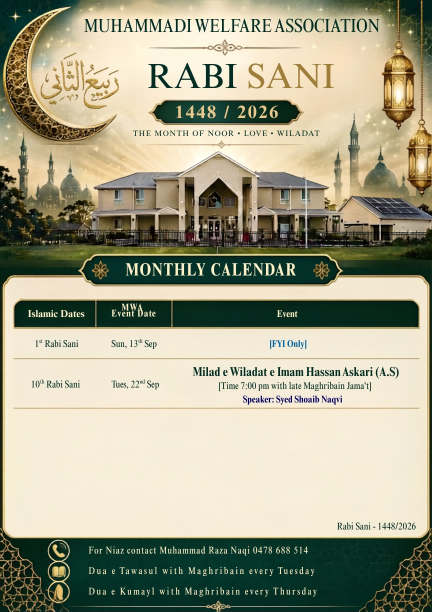
#> input picture scripts/pdf-template-source.jpg, 864 x 1223 px (shown at 1/2 size)
$ python build-pdf-template.py
#> lines starting #> are read from the running program, lines starting #| are printed output that depends on the picture; after the words box and inside, x2 and y2 are one past the last pixel; in counts of white or black regions, pixels touching at a corner belong together
"""Builds src/assets/pdf-template-bg.jpg from the supplied MWA monthly-calendar
artwork by erasing the month-specific text (Arabic month, month title, year pill,
tagline, table header labels, table rows, page label). The PDF exporter
(src/services/pdfCalendar.js) draws the real text on top of this background.

Usage: python scripts/build-pdf-template.py
Requires: Pillow
"""
from PIL import Image, ImageFilter
import os

HERE = os.path.dirname(os.path.abspath(__file__))
SRC = os.path.join(HERE, 'pdf-template-source.jpg')
OUT = os.path.join(HERE, '..', 'src', 'assets', 'pdf-template-bg.jpg')

im = Image.open(SRC).convert('RGB')
#> im is the input picture: PIL image 864x1223 RGB; mean R, G, B 164.2, 162.9, 138.7
px = im.load()


def avg(points):
    n = len(points)
    return tuple(sum(p[i] for p in points) / n for i in range(3))


def inpaint(x0, y0, x1, y1):
    """Fill [x0,x1)x[y0,y1) by blending horizontal and vertical interpolation of the border colours."""
    out = {}
    for y in range(y0, y1):
        left = avg([px[x, y] for x in range(x0 - 3, x0)])
        right = avg([px[x, y] for x in range(x1, x1 + 3)])
        for x in range(x0, x1):
            tx = (x - x0 + 0.5) / (x1 - x0)
            h = tuple(left[i] * (1 - tx) + right[i] * tx for i in range(3))
            top = avg([px[x, yy] for yy in range(y0 - 3, y0)])
            bot = avg([px[x, yy] for yy in range(y1, y1 + 3)])
            ty = (y - y0 + 0.5) / (y1 - y0)
            v = tuple(top[i] * (1 - ty) + bot[i] * ty for i in range(3))
            out[(x, y)] = tuple(int(round((h[i] + v[i]) / 2)) for i in range(3))
    for k, c in out.items():
        px[k] = c


def hfill(x0, y0, x1, y1):
    """Horizontal-only interpolation (for flat dark-green table header bars)."""
    for y in range(y0, y1):
        left = avg([px[x, y] for x in range(x0 - 3, x0)])
        right = avg([px[x, y] for x in range(x1, x1 + 3)])
        for x in range(x0, x1):
            tx = (x - x0 + 0.5) / (x1 - x0)
            px[x, y] = tuple(int(round(left[i] * (1 - tx) + right[i] * tx)) for i in range(3))


def wipe_glyphs(x0, y0, x1, y1, margin=10, grow=13, blur=5, feather=6):
    """Remove dark/gold strokes by max-filtering (keeps the bright glow), then feather-blend back."""
    global px
    box = (x0 - margin, y0 - margin, x1 + margin, y1 + margin)
    crop = im.crop(box)
    cleaned = crop.filter(ImageFilter.MaxFilter(grow)).filter(ImageFilter.GaussianBlur(blur))
    mask = Image.new('L', crop.size, 0)
    mask.paste(255, (margin, margin, crop.size[0] - margin, crop.size[1] - margin))
    mask = mask.filter(ImageFilter.GaussianBlur(feather))
    im.paste(cleaned, box[:2], mask)
    px = im.load()


def flat(x0, y0, x1, y1, color):
    for y in range(y0, y1):
        for x in range(x0, x1):
            px[x, y] = color


wipe_glyphs(160, 30, 766, 72, margin=8, grow=9, blur=3, feather=4)  # association name (redrawn lower so the logo can sit above)
#> in wipe_glyphs, `cleaned = crop.filter(ImageFilter.MaxFilter(grow)).filter(ImageFilter...`:
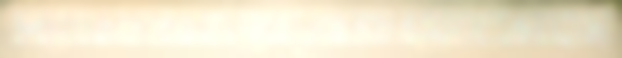
#> cleaned: PIL image 622x58 RGB; mean R, G, B 241.6, 232.3, 206.9
#> in wipe_glyphs, `mask = Image.new('L', crop.size, 0)`: mask: PIL image 622x58 L; every value is 0
#> in wipe_glyphs, `mask.paste(255, (margin, margin, crop.size[0] - margin, crop.size[1] -..`:
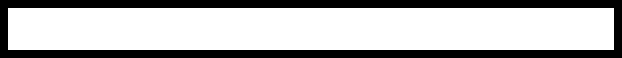
#> mask: PIL image 622x58 L; 70.6% white; 1 black region, box (x1, y1, x2, y2) and area: (0, 0, 622, 58) 10624
wipe_glyphs(80, 104, 242, 220)  # Arabic month name inside the crescent
#> call 2 of wipe_glyphs, with x0 = 80, y0 = 104, x1 = 242, y1 = 220, margin = 10, grow = 13, blur = 5, feather = 6
#> in wipe_glyphs (call 2), `crop = im.crop(box)`:
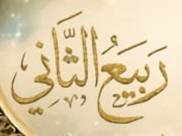
#> crop: PIL image 182x136 RGB; mean R, G, B 224.9, 206.9, 171
#> in wipe_glyphs (call 2), `cleaned = crop.filter(ImageFilter.MaxFilter(grow)).filter(ImageFilter...`:
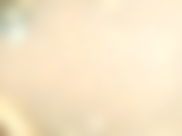
#> cleaned: PIL image 182x136 RGB; mean R, G, B 246.4, 229.8, 199.8
#> in wipe_glyphs (call 2), `mask = Image.new('L', crop.size, 0)`: mask: PIL image 182x136 L; every value is 0
#> in wipe_glyphs (call 2), `mask.paste(255, (margin, margin, crop.size[0] - margin, crop.size[1] -..`:
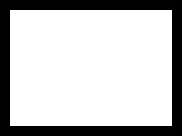
#> mask: PIL image 182x136 L; 75.9% white; 1 black region, box (x1, y1, x2, y2) and area: (0, 0, 182, 136) 5960
#> in wipe_glyphs (call 2), `mask = mask.filter(ImageFilter.GaussianBlur(feather))`:
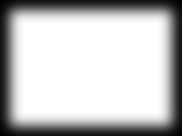
#> mask: PIL image 182x136 L; min 1, max 255, mean 193.2
inpaint(278, 118, 692, 190)   # month title
#> the loop in inpaint, `for y in range(y0, y1):` made 72 passes
#> (left, right) on passes 1 to 12: ((254, 247, 221), (247, 224, 192)), ((254, 247, 221), (247, 224, 192)), ((253, 246, 220), (247, 224, 192)), ((253, 246, 220), (247, 224, 192)), ((253, 246, 220), (247, 224, 192)), ((253, 246, 220), (247, 224, 192)), ((253, 246, 220), (248, 225, 193)), ((253, 246, 220), (248, 225, 193)), ((253, 246, 220), (248, 225, 193)), ((253, 246, 220), (248, 225, 193)), ((254, 244, 219), (248, 225, 193)), ((254, 244, 219), (248, 225, 193))
#> after the loop in inpaint, `for y in range(y0, y1):`: out = 29808 items
#> the loop in inpaint, `for k, c in out.items():` made 29808 passes
#> (k, c) on passes 1 to 3: ((278, 118), (254, 247, 221)), ((279, 118), (254, 247, 221)), ((280, 118), (254, 247, 221))
inpaint(338, 205, 572, 242)   # year pill text
#> the loop in inpaint (call 2), `for y in range(y0, y1):` made 37 passes
#> (left, right) on passes 1 to 12: ((12.33, 45.67, 28.67), (4.33, 30.33, 19.33)), ((13.33, 50.67, 31.33), (8.67, 32.67, 19.67)), ((12.67, 52, 31.67), (7.67, 34, 20.33)), ((14.67, 53, 35), (5.67, 33.67, 19.67)), ((14.67, 52.67, 35.67), (4, 35, 20)), ((15.33, 53.67, 37.67), (4, 35, 20)), ((15.33, 53.33, 38.33), (4.33, 35.33, 20.33)), ((15.67, 54.67, 39.33), (4.67, 35.67, 20.67)), ((16.33, 55.67, 41), (5, 36, 21)), ((16.33, 55.67, 41), (5.33, 36.33, 21.33)), ((16.67, 55.67, 41), (5.33, 36.33, 21.33)), ((17.67, 55.67, 41.33), (5, 37, 22))
#> the loop in inpaint (call 2), `for k, c in out.items():` made 8658 passes
#> (k, c) on passes 1 to 3: ((338, 205), (14, 44, 28)), ((339, 205), (14, 45, 28)), ((340, 205), (15, 45, 29))
inpaint(262, 254, 648, 281)   # tagline
hfill(46, 612, 182, 646)      # table header: Islamic Dates
#> the loop in hfill, `for y in range(y0, y1):` made 34 passes
#> (left, right) on passes 1 to 12: ((3, 35, 22), (5.67, 36.33, 24)), ((3, 35, 22), (5.33, 36.67, 24)), ((3, 35, 22), (5, 37, 24)), ((3, 35, 22), (5, 37, 24)), ((3, 37, 23), (6, 38, 25)), ((3, 37, 23), (6, 38, 25)), ((3, 37, 23), (5.67, 38.33, 25)), ((3, 37, 23), (5.67, 38.33, 25)), ((2.67, 38, 24), (5.67, 38.33, 25)), ((2.67, 38, 24), (5.33, 38.33, 25)), ((2, 38, 24), (5, 38.67, 25)), ((2, 38, 24), (3.67, 39, 25))
hfill(216, 606, 318, 648)     # table header: MWA Event Date
#> the loop in hfill (call 2), `for y in range(y0, y1):` made 42 passes
#> (left, right) on passes 1 to 12: ((4.33, 35.67, 21.67), (3, 33.67, 22)), ((5, 37, 22), (4.67, 36.67, 23)), ((4, 36, 23), (5.67, 37.67, 24.67)), ((4, 36, 23), (5.67, 37.67, 24.67)), ((5, 37, 24), (5.67, 37.67, 24.67)), ((5, 37, 24), (5.67, 37.67, 24.67)), ((4, 38, 24), (6, 38, 25)), ((5, 39, 25), (6, 38, 25)), ((5, 39, 25), (6, 38, 25)), ((5, 39, 25), (6, 38, 25)), ((5, 39, 25), (6, 38.67, 25.33)), ((5, 39, 25), (6, 38.67, 25.33))
hfill(520, 614, 632, 646)     # table header: Event
CREAM = (246, 237, 216)
flat(24, 660, 840, 1064, CREAM)  # table rows + page label

os.makedirs(os.path.dirname(OUT), exist_ok=True)
im.save(OUT, quality=92)
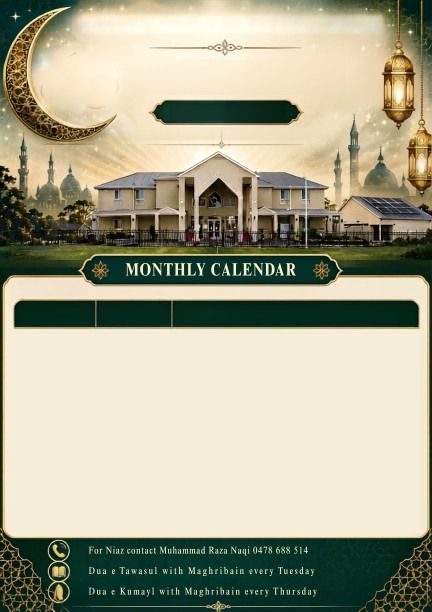
#> saved as pdf-template-bg.jpg: PIL image 864x1223 RGB (shown at 1/2 size); mean R, G, B 168, 166.2, 142.1
print('wrote', os.path.abspath(OUT), im.size)
#| wrote src/assets/pdf-template-bg.jpg (864, 1223)
